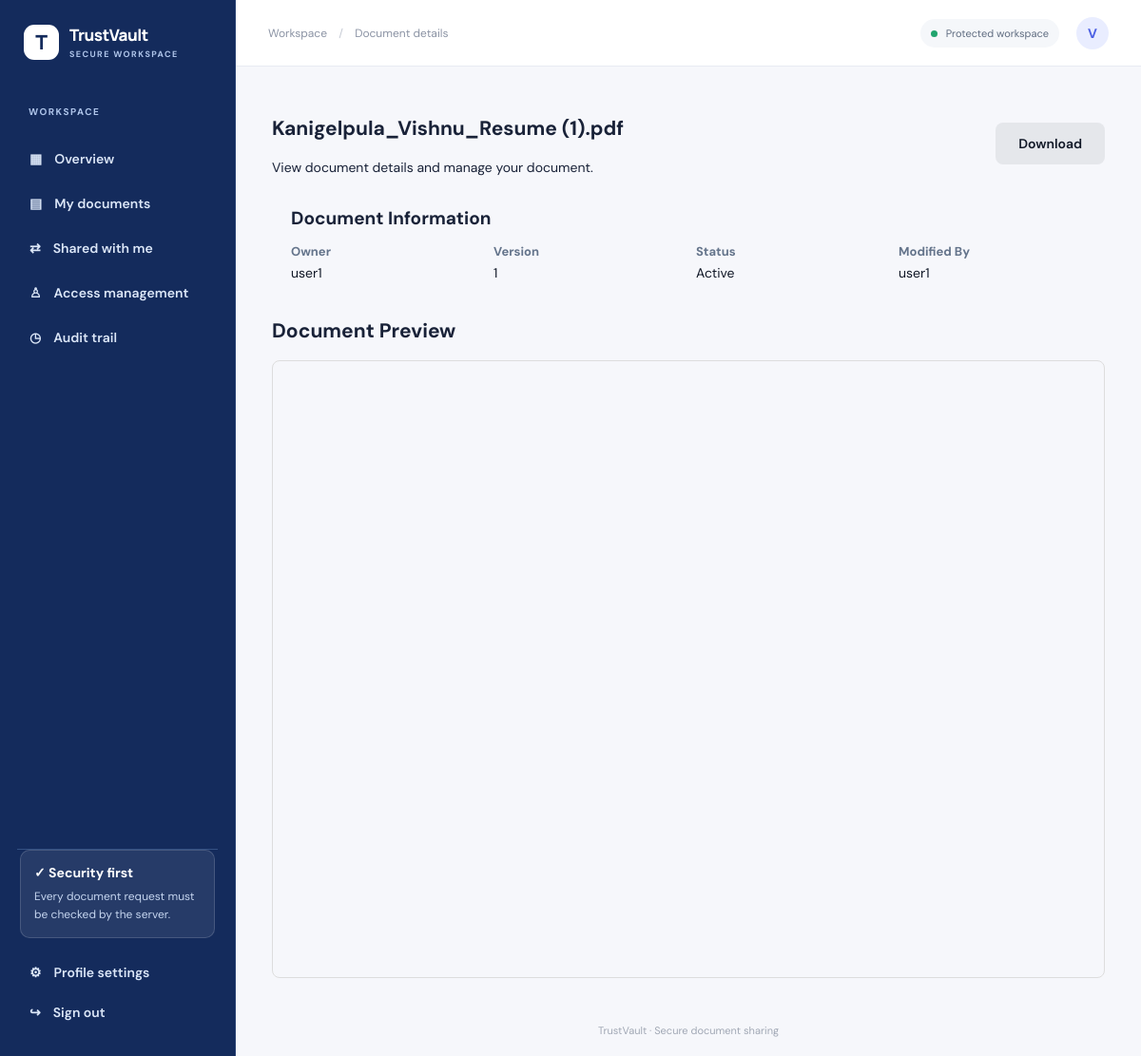
/documents/6 (signed in), run on the app's committed database.
### tables this page shows
CREATE TABLE documents (
            id INTEGER PRIMARY KEY AUTOINCREMENT,
            name TEXT NOT NULL,
            owner_username TEXT NOT NULL,
            category TEXT NOT NULL,
            stored_name TEXT NOT NULL,
            uploaded_at TEXT NOT NULL,
            status TEXT NOT NULL DEFAULT "Active"
        );

CREATE TABLE document_versions (
            id INTEGER PRIMARY KEY AUTOINCREMENT,
            document_id INTEGER NOT NULL,
            version_number INTEGER NOT NULL,
            stored_name TEXT NOT NULL,
            edited_by TEXT NOT NULL,
            created_at TEXT NOT NULL,
            UNIQUE(document_id, version_number)
        );

### backend/app/routes/documents.py (the view)
@router.get("/documents/{document_id}")
async def document_details(request: Request, document_id: int):
    user = require_login(request)
    if not user:
        return RedirectResponse("/login", status_code=303)
    document = get_document(document_id)
    if not document or not can_access(user, document_id, "READ"):
        return JSONResponse(
            {"error": "Document not found or access denied."},
            status_code=404
        )
    latest = get_latest_version(document_id)
    document["file_url"] = (
        f"/documents/{document_id}/preview"
    )
    document["can_edit"] = can_access(
        user,
        document_id,
        "EDIT"
    )
    if latest:
        document["version_number"] = latest["version_number"]
        document["modified_by"] = latest["edited_by"]
        document["modification_label"] = (
            "Uploaded by"
            if latest["version_number"] == 1
            else "Modified by"
        )
    else:
        document["version_number"] = 1
        document["modified_by"] = document["owner_username"]
        document["modification_label"] = "Uploaded by"
    log_event(
        user["username"],
        "DOCUMENT_VIEW",
        str(document_id),
        "Viewed document"
    )
    return templates.TemplateResponse(
        request=request,
        name="document_details.html",
        context={
            "user": user,
            "document": document
        }
    )

### frontend/templates/document_details.html (shortened to what this page needs)
{% extends "base.html" %}
{% block breadcrumb %}Document details{% endblock %}
{% block content %}
<div class="page-header">
    <div>
        <h1>{{ document.name }}</h1>
        <p>View document details and manage your document.</p>
    </div>
    <div class="document-header-actions">
        <a href="/documents/{{ document.id }}/download"
           class="document-action-button download-document-button">
            Download
        </a>
    </div>
</div>
<div class="document-details-card compact-details">
    <h2>Document Information</h2>
    <div class="compact-info-grid">
        <div>
            <strong>Owner</strong>
            <span>{{ document.owner_username }}</span>
        </div>
        <div>
            <strong>Version</strong>
            <span>{{ document.version_number }}</span>
        </div>
        <div>
            <strong>Status</strong>
            <span>{{ document.status }}</span>
        </div>
        <div>
            <strong>Modified By</strong>
            <span>{{ document.modified_by }}</span>
        </div>
    </div>
</div>
<div class="document-preview-card">
    <h2>Document Preview</h2>
    {% if document.name.lower().endswith('.pdf') %}
        <iframe
            src="{{ document.file_url }}"
            class="document-preview-frame"
            height="650">
        </iframe>
    {% elif document.name.lower().endswith(('.txt', '.csv')) %}
        <iframe
            src="{{ document.file_url }}"
            class="document-preview-frame"
            height="500">
        </iframe>
    {% elif document.name.lower().endswith('.docx') %}
        <p>
            DOCX preview is not available in the browser.
            Use Edit Document or Download.
        </p>
    {% else %}
        <p>Preview is not available for this file type.</p>
    {% endif %}
</div>
{% endblock %}

### frontend/static/css/style.css (style rules this page uses)
:root { --ink: #192238; --muted: #7b8497; --line: #e8ebf2; --bg: #f6f7fb; --blue: #4b5fe3; --navy: #1d2942; --green: #16845b; --red: #c34b59; }
* { box-sizing: border-box; }
body { margin: 0; background: var(--bg); color: var(--ink); font: 14px 'DM Sans', sans-serif; }
a { color: inherit; text-decoration: none; }

### frontend/templates/document_details.html (style rules this page uses)
.page-header { display: flex; justify-content: space-between; align-items: center; gap: 20px; flex-wrap: wrap; }
.document-header-actions { display: flex; align-items: center; justify-content: flex-end; gap: 12px; flex-wrap: wrap; margin-left: auto; }
.document-action-button { display: inline-flex; align-items: center; justify-content: center; min-height: 44px; padding: 12px 24px; border: none; border-radius: 8px; text-decoration: none; font-size: 14px; font-weight: 600; cursor: pointer; transition: opacity 0.2s ease; }
.download-document-button { background: #e5e7eb; color: #111827; }
.compact-details { padding: 18px 20px; margin-bottom: 20px; }
.compact-details h2 { margin: 0 0 14px; font-size: 19px; }
.compact-info-grid { display: grid; grid-template-columns: repeat(4, minmax(0, 1fr)); gap: 16px; }
.compact-info-grid div { display: flex; flex-direction: column; gap: 5px; }
.compact-info-grid strong { font-size: 13px; color: #64748b; }
.compact-info-grid span { font-size: 14px; color: #111827; }
.document-preview-frame { width: 100%; border: 1px solid #ddd; border-radius: 8px; }

### data on the page
documents: name "Kanigelpula_Vishnu_Resume (1).pdf", owner_username "user1", status "Active"
document_versions: modified_by "user1"

### other printed values
{{ document.version_number }} "1"
